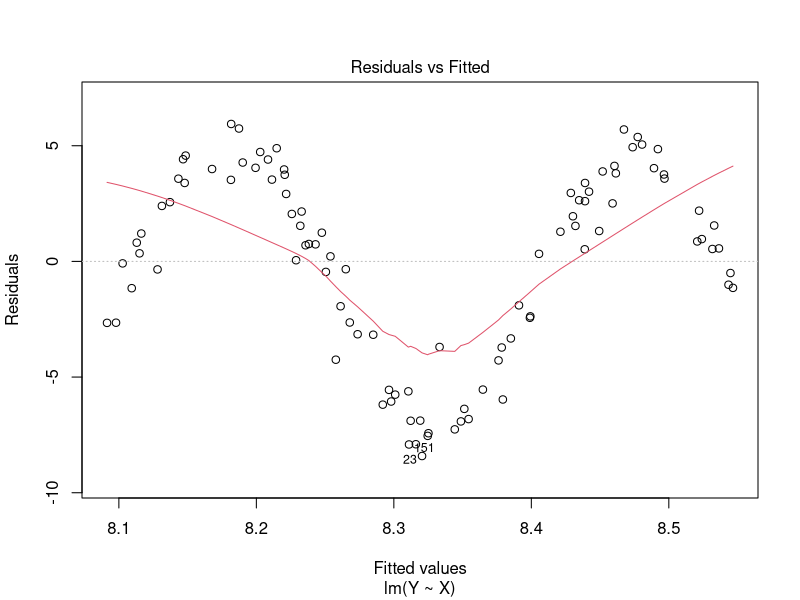
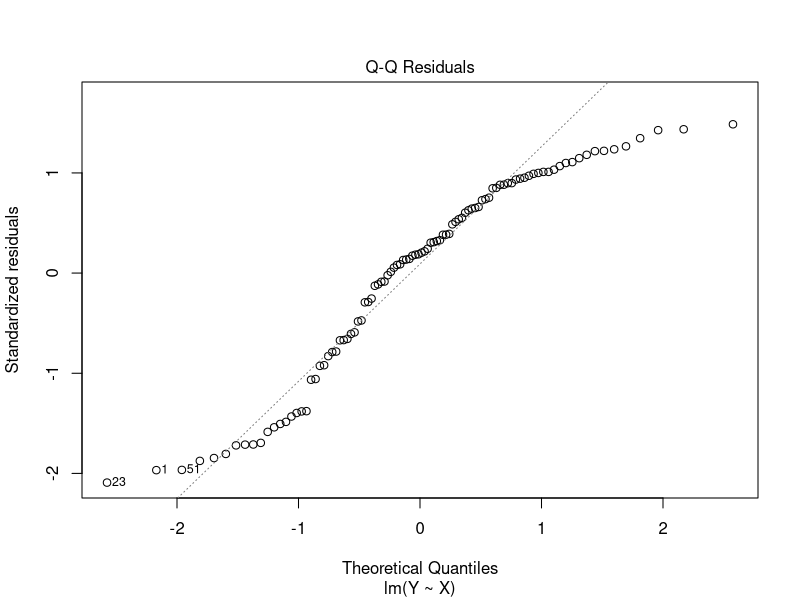
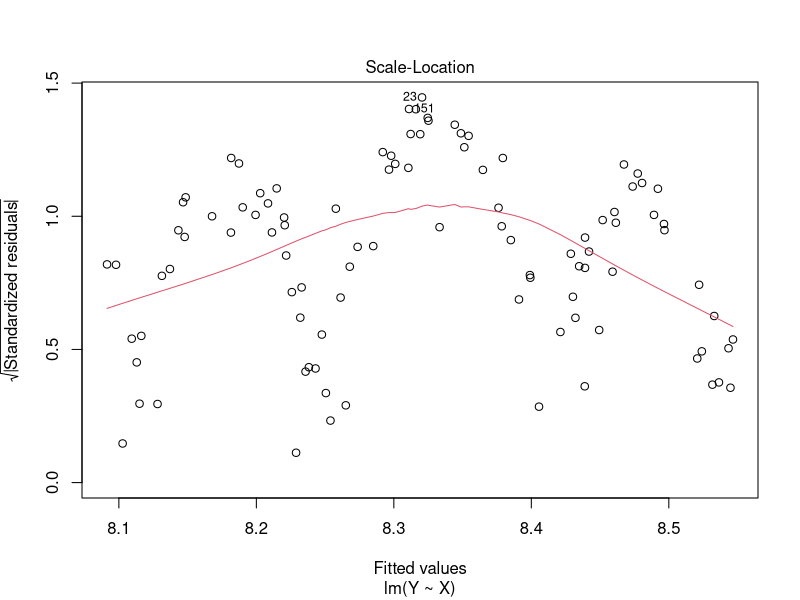
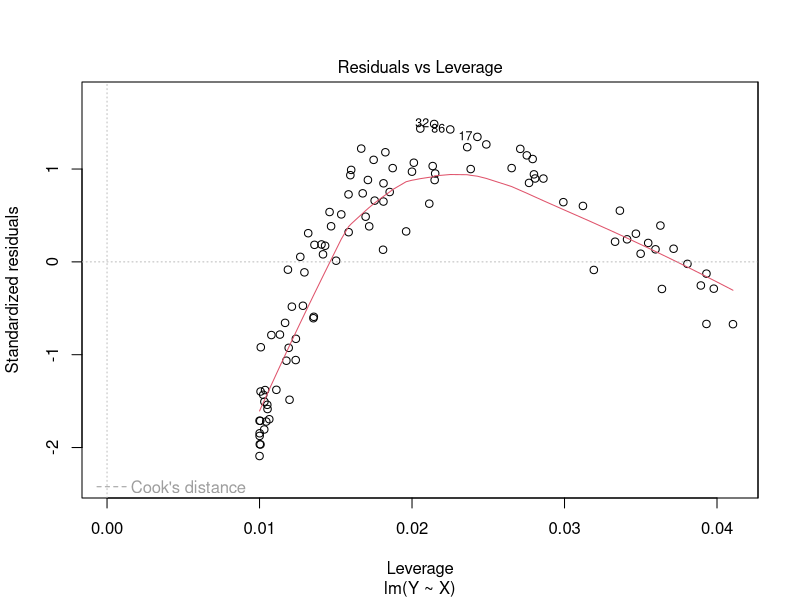
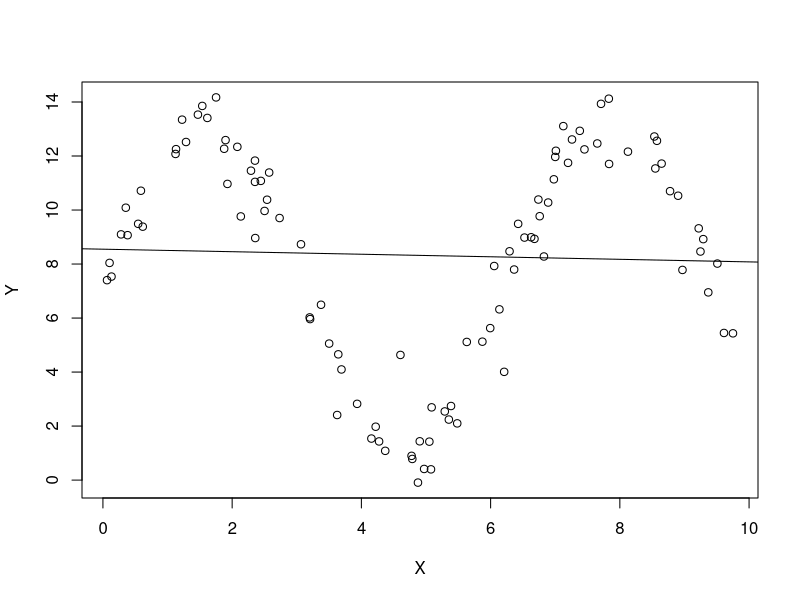

The R source for these figures, in order:
## ---- chunk 1
knitr::opts_chunk$set(echo = TRUE)
## ---- chunk 2
require(ggplot2)
## ---- chunk 3
check_violations <- function(sample_size, orig_new_obsv, violation_name, violation_func, sigma_sq, orig_X) {

  if (violation_name == "None") {
    X <- orig_X
    new_obsv <- orig_new_obsv
    eps <- rnorm(sample_size, mean = 0, sd = sqrt(sigma_sq))
    return(list(X,new_obsv,eps))
  }
  if (violation_name == "Nonlinear relationship") {
    X <- violation_func(orig_X)
    new_obsv <- violation_func(orig_new_obsv)
    eps <- rnorm(sample_size, mean = 0, sd = sqrt(sigma_sq))
    return(list(X,new_obsv,eps))
  }
  if (violation_name == "Non-normal errors") {
    if (violation_func == "Gamma") {
      X <- orig_X
      new_obsv <- orig_new_obsv
      eps_alpha <- 2
      eps_beta <- 1/4
      eps <- (rgamma(sample_size, shape = eps_alpha, scale = eps_beta) - eps_alpha * eps_beta) * 2
      return(list(X,new_obsv,eps))
    }
    if (violation_func == "Poisson") {
      X <- orig_X
      new_obsv <- orig_new_obsv
      lambda <- 4
      eps <- (rpois(sample_size, lambda) - lambda) * 2
      return(list(X,new_obsv,eps))
    }
  }
  if (violation_name == "Heterogeneous variances") {
    X <- orig_X
    new_obsv <- orig_new_obsv
    eps <- rnorm(sample_size, mean = 0, sd = violation_func(X))
    return(list(X,new_obsv,eps))
  }
  if (violation_name == "Multicolinearity") {
    X <- unname(cbind(orig_X,violation_func(orig_X)))
    new_obsv<- unname(cbind(orig_new_obsv,violation_func(orig_new_obsv)))
    eps <- rnorm(sample_size, mean = 0, sd = sqrt(sigma_sq))
    return(list(X,new_obsv,eps))
  }
}


# function that will run simulations, violating a specific assumption
run_simulations <- function(num_runs, sample_size, num_new_obsv, violation, violation_func, num_predictors, sigma_sq) {
  
  sim_results <- data.frame(bad_prediction_rate = 0,
                            bad_intercept_rate = 0, 
                            bad_predictor_rate = 0, 
                            average_mse = 0, 
                            insignificant_intercept_rate = 0, 
                            insignificant_predictor_rate = 0)

  # b0 <- parameters[1]
  # b1 <- parameters[2]
  parameters <- sample.int(10,num_predictors + 1)
  for (i in 1:num_runs) {
    X <- runif(sample_size, 0, 10)
    new_obsv <- runif(num_new_obsv, 0, 10)
    
    violated_data <- check_violations(sample_size, new_obsv, violation, violation_func, sigma_sq, X)
    violated_X <- violated_data[[1]]
    violated_new_obsv <- violated_data[[2]]
    eps <- violated_data[[3]]
    
    # if (violation == "Multicolinearity") {
    #   print("If works")
    #   X <- violated_X
    #   new_obsv <- violated_new_obsv
    # }
    
    # add in column of ones to capture beta0 when generating Y and expected value of Y
    Y <- (cbind(1,violated_X) %*% parameters) + eps
    exp_val_Y <- cbind(1,violated_new_obsv) %*% parameters
    
    # fit a linear model using the simulated data
    my_lm <- lm(Y ~ X)
    
    # predict y for new values of x using the fitted linear model
    Y_hat_ci <- predict(my_lm, newdata = data.frame(X = new_obsv), interval = "confidence")
    
    # check whether the confidence interval actually captures the expected value of y from the true model
    bad_predictions <- num_new_obsv - sum((exp_val_Y >= Y_hat_ci[,2]) & (exp_val_Y <= Y_hat_ci[,3]))
    sim_results$bad_prediction_rate <- sim_results$bad_prediction_rate + bad_predictions
    
    # get confidence iterval for beta hat
    beta_ci <- confint(my_lm)
    # check whether the true value for the betas is caputured in the confidence interval
    good_betas <- ((parameters >= beta_ci[,1]) & (parameters <= beta_ci[,2]))
    if (good_betas[1] == FALSE) sim_results$bad_intercept_rate <- sim_results$bad_intercept_rate + 1
    if (sum(good_betas[-1] == FALSE) >= 1) 
      {sim_results$bad_predictor_rate <- sim_results$bad_predictor_rate + sum(good_betas[-1] == FALSE)}
    
    # add the mse to the sum of MSE for all runs (to be averaged at the end)
    sim_results$average_mse <- sim_results$average_mse + (anova(my_lm)$'Mean Sq'[2])
    
    
    # check which beta_hats are significant based on the p-values
    p_vals <- summary(my_lm)$coeff[,4]
    if (p_vals[1] > .05) sim_results$insignificant_intercept_rate <- sim_results$insignificant_intercept_rate + 1
    if (sum(p_vals[-1] > .05) >= 1) 
      {sim_results$insignificant_predictor_rate <- sim_results$insignificant_predictor_rate + sum(p_vals[-1] > .05)}
  }
  sim_results <- sim_results/num_runs
  sim_results$bad_prediction_rate <- sim_results$bad_prediction_rate/(num_new_obsv)
  sim_results$insignificant_predictor_rate <- sim_results$bad_predictor_rate/(num_predictors)
  sim_results$insignificant_predictor_rate <- sim_results$insignificant_predictor_rate/(num_predictors)

  payload <- list(sim_results=sim_results, lm_model=my_lm, X=X, Y=Y, eps=eps, Y_hat_ci=Y_hat_ci, exp_val_Y=exp_val_Y)
  return(payload)
  
}
## ---- chunk 4
show_diagnostics <- function(payload) {
  # unpack payload
  list2env(payload, envir=environment())
  #list[sim_results, lm_model, x, y, eps, y_hat_ci, exp_val_y] <- payload

  print("Diagnostic #1: Is the Regression Function Linear? ")
  # print() required inside function
  print(summary(lm_model))
  print(anova(lm_model))
  plot(lm_model)
  plot(Y ~ X)
  abline(lm_model)

  print("Diagnostic #2: Do the Residuals Have Constant Variance")
  
  
  
  print("Diagnostic #3: Are the Residuals Normally Distributed?")
  
  
  print("Diagnostic #4: Are the Residuals Independent?")
  
  
   print("Diagnostic #5: Does the model fit all but one or a few outlier observations?")
   
  
}
## ---- chunk 5
n_sims <- 100
n_samps <- 100
num_new_obsv <- 10
violation_type <- "Nonlinear relationship"
violation_func <- sin
num_predictors <- 1
sigma_sq <- 1

payload <- run_simulations(n_sims, n_samps, num_new_obsv, violation_type, violation_func, num_predictors, sigma_sq)
cat(violation_type, n_sims, n_samps, num_new_obsv, str(violation_func), num_predictors, sigma_sq)
show_diagnostics(payload)
## ---- chunk 6
# set up variables for simulations
set.seed(1)
n_small <- 20
n_med <- 100
n_large <- 5000
num_runs <- 100
num_new_obsv <- 20
num_predictors <- 1
sigma_sq <- 4
## ---- chunk 7
poly_func <- function(x) (x-5)^2
poly_small_results <- run_simulations(num_runs,
                                      n_small, 
                                      num_new_obsv, 
                                      violation = "Nonlinear relationship", 
                                      violation_func = poly_func, 
                                      num_predictors, 
                                      sigma_sq)

poly_med_results <-run_simulations(num_runs,
                                   n_med, 
                                   num_new_obsv, 
                                   violation =  "Nonlinear relationship", 
                                   violation_func = poly_func, 
                                   num_predictors, 
                                   sigma_sq)

poly_large_results <-run_simulations(num_runs, 
                                     n_large, 
                                     num_new_obsv, 
                                     violation =  "Nonlinear relationship", 
                                     violation_func = poly_func, 
                                     num_predictors, 
                                     sigma_sq)
polynomial_results <- rbind(small_samp = poly_small_results, 
                            med_samp = poly_med_results, 
                            large_samp = poly_large_results)
polynomial_results
## ---- chunk 8
exp_small_results <- run_simulations(num_runs,
                                     n_small, 
                                     num_new_obsv, 
                                     violation =  "Nonlinear relationship", 
                                     violation_func = exp, 
                                     num_predictors, 
                                     sigma_sq)

exp_med_results <-run_simulations(num_runs, 
                                  n_med, 
                                  num_new_obsv, 
                                  violation =  "Nonlinear relationship",
                                  violation_func = exp, 
                                  num_predictors, 
                                  sigma_sq)

exp_large_results <-run_simulations(num_runs,
                                    n_large, 
                                    num_new_obsv, 
                                    violation =  "Nonlinear relationship", 
                                    violation_func = exp, 
                                    num_predictors, 
                                    sigma_sq)

exponential_results <- rbind(small_samp = exp_small_results,
                             med_samp = exp_med_results, 
                             large_samp = exp_large_results)
exponential_results
## ---- chunk 9
sin_small_results <- run_simulations(num_runs, 
                                     n_small, 
                                     num_new_obsv, 
                                     violation =  "Nonlinear relationship", 
                                     violation_func = sin, 
                                     num_predictors, 
                                     sigma_sq)

sin_med_results <- run_simulations(num_runs, 
                                   n_med, 
                                   num_new_obsv, 
                                   violation =  "Nonlinear relationship", 
                                   violation_func = sin, 
                                   num_predictors, 
                                   sigma_sq)

sin_large_results <- run_simulations(num_runs, 
                                     n_large, 
                                     num_new_obsv, 
                                     violation =  "Nonlinear relationship", 
                                     violation_func = sin, 
                                     num_predictors, 
                                     sigma_sq)

sinusoidal_results <- rbind(small_samp = sin_small_results, 
                            med_samp = sin_med_results, 
                            large_samp = sin_large_results)
sinusoidal_results
## ---- chunk 10
log_small_results <- run_simulations(num_runs, 
                                     n_small, 
                                     num_new_obsv, 
                                     violation =  "Nonlinear relationship", 
                                     violation_func = log,
                                     num_predictors, 
                                     sigma_sq)

log_med_results <- run_simulations(num_runs, 
                                   n_med, 
                                   num_new_obsv, 
                                   violation =  "Nonlinear relationship", 
                                   violation_func = log, 
                                   num_predictors, 
                                   sigma_sq)

log_large_results <- run_simulations(num_runs, 
                                     n_large, 
                                     num_new_obsv, 
                                     violation =  "Nonlinear relationship", 
                                     violation_func = log, 
                                     num_predictors, 
                                     sigma_sq)

logarithmic_results <- rbind(small_samp = log_small_results, 
                             med_samp = log_med_results, 
                             large_samp = log_large_results)
logarithmic_results
## ---- chunk 11
#part e, name the normal func & nonnormal func & randomly call it
my.simulation <- function(n, b0, b1){
  choices.simulation <- c("normal", "nonnormal")
  random.choice <- sample(choices.simulation, 1)
  if (random.choice == "normal"){
    return(normal_func)
  }
  else{
    return(nonnormal_func)
  }
}
## ---- chunk 12
gamma_small_results <- run_simulations(num_runs, 
                                     n_small, 
                                     num_new_obsv, 
                                     violation =  "Non-normal errors", 
                                     violation_func = "Gamma",
                                     num_predictors, 
                                     sigma_sq)

gamma_med_results <- run_simulations(num_runs, 
                                   n_med, 
                                   num_new_obsv, 
                                   violation =  "Non-normal errors", 
                                   violation_func = "Gamma", 
                                   num_predictors, 
                                   sigma_sq)

gamma_large_results <- run_simulations(num_runs, 
                                     n_large, 
                                     num_new_obsv, 
                                     violation =  "Non-normal errors", 
                                     violation_func = "Gamma", 
                                     num_predictors, 
                                     sigma_sq)

gamma_results <- rbind(small_samp = gamma_small_results, 
                             med_samp = gamma_med_results, 
                             large_samp = gamma_large_results)
gamma_results
## ---- chunk 13
# Sample code to get started
n <- n_large


# TODO randomize this for part e
b0 <- 10
b1 <- 2
eps_alpha <- 2
eps_beta <- 1/4


x <- runif(n, 0, 10)
eps <- (rgamma(n, eps_alpha, 1/eps_beta) - eps_alpha * eps_beta) * 2
y <- b0 - b1 * x + eps

# hist(eps)
var(eps)
mean(eps)

## ---- chunk 14
poisson_small_results <- run_simulations(num_runs, 
                                     n_small, 
                                     num_new_obsv, 
                                     violation =  "Non-normal errors", 
                                     violation_func = "Poisson",
                                     num_predictors, 
                                     sigma_sq)

poisson_med_results <- run_simulations(num_runs, 
                                   n_med, 
                                   num_new_obsv, 
                                   violation =  "Non-normal errors", 
                                   violation_func = "Poisson", 
                                   num_predictors, 
                                   sigma_sq)

poisson_large_results <- run_simulations(num_runs, 
                                     n_large, 
                                     num_new_obsv, 
                                     violation =  "Non-normal errors", 
                                     violation_func = "Poisson", 
                                     num_predictors, 
                                     sigma_sq)

poisson_results <- rbind(small_samp = poisson_small_results, 
                             med_samp = poisson_med_results, 
                             large_samp = poisson_large_results)
poisson_results
## ---- chunk 15
#rpois()
## ---- chunk 16
# Sample code to get started
# n <- 200
# b0 <- 10
# b1 <- 10
# 
# x <- runif(n, 0, 10)
# eps <- rnorm(n, sd = 0.5 * x^2)
# y <- b0 + b1 * x + eps

## ---- chunk 17
hetero_var_small_results <- run_simulations(num_runs,
                                     n_small, 
                                     num_new_obsv, 
                                     violation =  "Heterogeneous variances", 
                                     violation_func = poly_func, 
                                     num_predictors, 
                                     sigma_sq)

hetero_var_med_results <-run_simulations(num_runs, 
                                  n_med, 
                                  num_new_obsv, 
                                  violation =  "Heterogeneous variances",
                                  violation_func = poly_func, 
                                  num_predictors, 
                                  sigma_sq)

hetero_var_large_results <-run_simulations(num_runs,
                                    n_large, 
                                    num_new_obsv, 
                                    violation =  "Heterogeneous variances", 
                                    violation_func = poly_func, 
                                    num_predictors, 
                                    sigma_sq)

hetero_var_results <- rbind(small_samp = hetero_var_small_results,
                             med_samp = hetero_var_med_results, 
                             large_samp = hetero_var_large_results)
hetero_var_results
## ---- chunk 18
# Sample code to get started
n <- 200
b0 <- 10
b1 <- 10
rho <- 0.9
sigma <- 2

x <- runif(n, 0, 10)

eps <- arima.sim(model = list(ar = rho), n = n)

y <- b0 + b1 * x + eps

# OR...

eps <- rep(0, n)
e.ind <- rnorm(n, mean = 0, sd = (sigma / sqrt(1-rho^2)))
eps[1] <- e.ind[1]
for (i in 2:n) {
  eps[i] <- rho * eps[i-1] + e.ind[i]
}

y <- b0 + b1 * x + eps
## ---- chunk 19
# add_noise <- function(x) x + rnorm(length(x))
# num_predictors <- 2
# multicolinearity_small_results <- run_simulations(num_runs,
#                                      n_small, 
#                                      num_new_obsv, 
#                                      violation =  "Multicolinearity", 
#                                      violation_func = add_noise, 
#                                      num_predictors, 
#                                      sigma_sq)
# 
# multicolinearity_med_results <- run_simulations(num_runs,
#                                      n_med, 
#                                      num_new_obsv, 
#                                      violation =  "Multicolinearity", 
#                                      violation_func = add_noise, 
#                                      num_predictors, 
#                                      sigma_sq)
# 
# multicolinearity_large_results <- run_simulations(num_runs,
#                                      n_large, 
#                                      num_new_obsv, 
#                                      violation =  "Multicolinearity", 
#                                      violation_func = add_noise, 
#                                      num_predictors, 
#                                      sigma_sq)
# 
# multicolinearity_results <- rbind(small_samp = multicolinearity_small_results,
#                              med_samp = multicolinearity_med_results, 
#                              large_samp = multicolinearity_large_results)
# multicolinearity_results
## ---- chunk 20
n <- 20
b0 <- 10
b1 <- 3
b2 <- 7

simga <- 2

x1 <- runif(n, 0, 10)
x2 <- x1 + rnorm(n)
cor(x1, x2)


eps <- rnorm(n, sd = sigma)
y <- b0 + b1 * x1 + b2 * x2 + eps





# B <- 100
# many.sims.multicollinearity <- sapply(1:B, function(i) {
#     # x <- rnorm(100, mean = 0, sd = 1)
#     # eps <- rnorm(100, mean = 0, sd = sqrt(0.25))
#     # y <- -1 + 0.5 * x + eps
#     # simul.fit <- lm(y ~ x)
#     # beta.1 <- 0.5
#     # lower <- confint(simul.fit, "x")[1]
#     # upper <- confint(simul.fit, "x")[2]
#     # boolean <- beta.1 <= upper & beta.1 >= lower
#     #return(boolean)
# })

# proportion <- sum(many.sims.multicollinearity)/length(many.sims.multicollinearity)
# proportion

## ---- chunk 21
